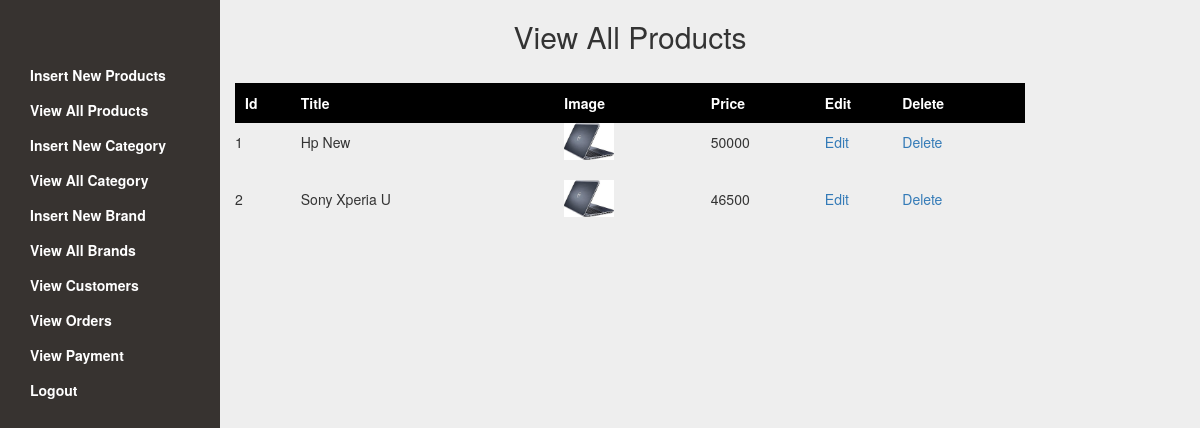
Page /admin_area/index.php?view_products (signed in) on the committed database.
### tables this page shows
CREATE TABLE `products` (
  `product_id` int(100) NOT NULL,
  `product_cat` int(100) NOT NULL,
  `product_brand` int(100) NOT NULL,
  `product_title` varchar(255) NOT NULL,
  `product_price` int(100) NOT NULL,
  `product_desc` varchar(255) NOT NULL,
  `product_image` text NOT NULL,
  `product_keyword` text NOT NULL
);

### admin_area/view_products.php (the view, shortened to what this page needs)
<?php
  if (!isset($_SESSION['user_email'])) {
      echo "<script>window.open('login.php?not_admin=Are you an admin','_self')</script>";
      }
  else{
  	?>
<table width="790px" align="center" class="formedit">
	<tr align="center">
		<td colspan="6"><h2>View All Products</h2></td>
	</tr>
	<tr align="center" bgcolor="black" style="color: #fff;height: 40px;">
		<th style="padding-left: 10px;">Id</th>
		<th>Title</th>
		<th>Image</th>
		<th>Price</th>
		<th>Edit</th>
		<th>Delete</th>
	</tr>
	<?php
			$get_pro = "select * from products";
			$run_pro = mysqli_query($con,$get_pro);
			$i = 0;
			while ($row_pro = mysqli_fetch_array($run_pro)) {
				$pro_id = $row_pro['product_id'];
				$pro_title = $row_pro['product_title'];
				$pro_image = $row_pro['product_image'];
				$pro_price = $row_pro['product_price'];
				$i++;
	 ?>
	<tr>
		<td><?php echo $i ?></td>
		<td><?php echo $pro_title ?></td>
		<td><img src="product_images/<?php echo $pro_image?>" width="50"></td>
		<td><?php echo $pro_price ?></td>
		<td><a href="index.php?edit_pro=<?php echo $pro_id ?>">Edit</a></td>
		<td><a href="delete.php?delete_pro=<?php echo $pro_id ?>">Delete</a></td>
	</tr>
<?php } }?>
</table>

### admin_area/css/style.css (style rules this page uses)
html, body { background-color: #eee; }
.formedit td { padding-bottom: 20px; }

### rows in the picture
products: product_title "Hp New", product_image (picture), product_price "50000"
products: product_title "Sony Xperia U", product_image (picture), product_price "46500"
